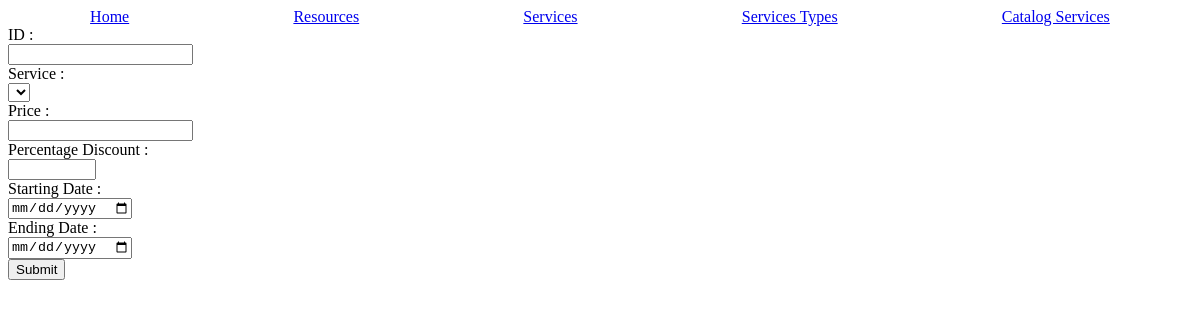
Before: /catalog-service/4 with the older database file.
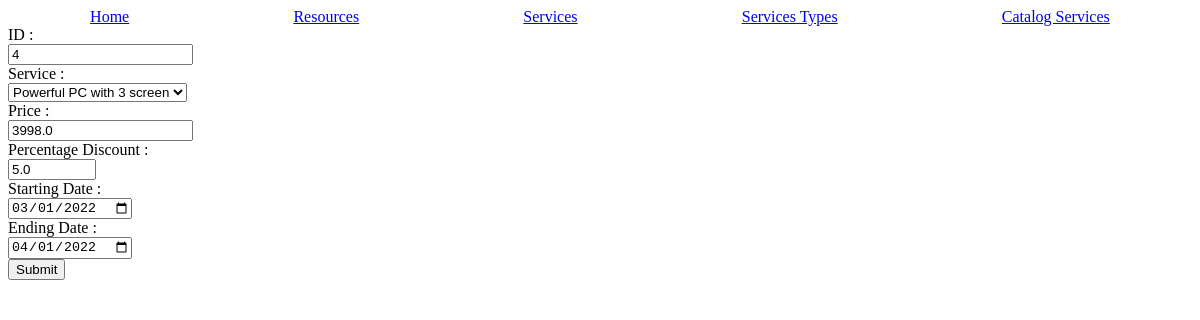
After: the same page with the newer database file.
### tables this page shows
CREATE TABLE "catalog_services" (
	"service_id"	INTEGER NOT NULL,
	"id"	INTEGER UNIQUE,
	"starting_date"	TEXT NOT NULL,
	"ending_date"	TEXT NOT NULL,
	"discount_percentage"	REAL,
	"price"	REAL NOT NULL,
	PRIMARY KEY("id" AUTOINCREMENT),
	FOREIGN KEY("service_id") REFERENCES "services"("id")
);

### main.py (the view)
@app.route('/catalog-service/<id>')
def edit_catalog_service(id):
    data_catalog = utils.getRowFromDb('SELECT * from catalog_services WHERE id = ?', (id,));
    data_services = utils.getRowsFromDb('SELECT id, name from services');
    return render_template('edit-catalog-service.html.jinja', data_catalog=data_catalog, data_services=data_services);

### utils.py (called while the page is built)
def dictFactory(cursor, row) -> dict:
    d = {};
    for idx, col in enumerate(cursor.description):
        d[col[0]] = row[idx];
    return d;

def connectDb(path : str = 'db/db.db') -> sqlite3.Connection:
    db = None;
    try:
        db = sqlite3.connect(path);
        db.row_factory = dictFactory;
    except Exception as err:
        flash("Can't connect do database " + str(err), 'error');
    return db;

def getRowsFromDb(request : str, values : tuple = None) -> dict:
    elementsFromDb : dict = None
    try:
        db = connectDb();
        cursor = db.cursor();
        if(type(values) is tuple):
            elementsFromDb = cursor.execute(request, values).fetchall();
        else:
            elementsFromDb = cursor.execute(request).fetchall();
        db.close();
    except Exception as err:
        flash("Can't execute SQL request " + str(err), 'error')
    return elementsFromDb;

### templates/edit-catalog-service.html.jinja (shortened to what this page needs)
{% extends "base.html.jinja" %}
{% block content %}
<form name="update-catalog-service" method="POST" action="/catalog-services" class="add-form">
    <label for="id">ID :</label>
    <input type="number" readonly value="{{data_catalog['id']}}" name="id">
    <label for="service_id">Service :</label>
    <select name="service_id">
        {% for service in data_services %}
            {% if data_catalog['service_id'] == service['id'] %}
                <option value="{{service['id']}}" selected>{{service['name']}}</option>
            {% else %}
                <option value="{{service['id']}}">{{service['name']}}</option>
            {% endif %}
        {% endfor %}
    </select>
    <label for="price">Price :</label>
    <input name ="price" type="number" value="{{data_catalog['price']}}" min="0.00" step="0.01" required>
    <label for="discount_percentage">Percentage Discount :</label>
    <input name="discount_percentage" required type="number" value="{{data_catalog['discount_percentage']}}" min="0.00" max="100.00" step="0.01">
    <label for="starting_date">Starting Date :</label>
    <input name="starting_date" required type="date" value="{{data_catalog['starting_date']}}">
    <label for="ending_date">Ending Date :</label>
    <input name="ending_date" required type="date" value="{{data_catalog['ending_date']}}">
    <input type="submit" name="update_catalog_service">
</form>
{% endblock %}

Changed rows visible on the page:
added catalog_services: id "4", price "3998.0", discount_percentage "5.0", starting_date "03/01/2022", ending_date "04/01/2022"
Other visible differences:
form field service_id: (not shown) → "Powerful PC with 3 screen"
